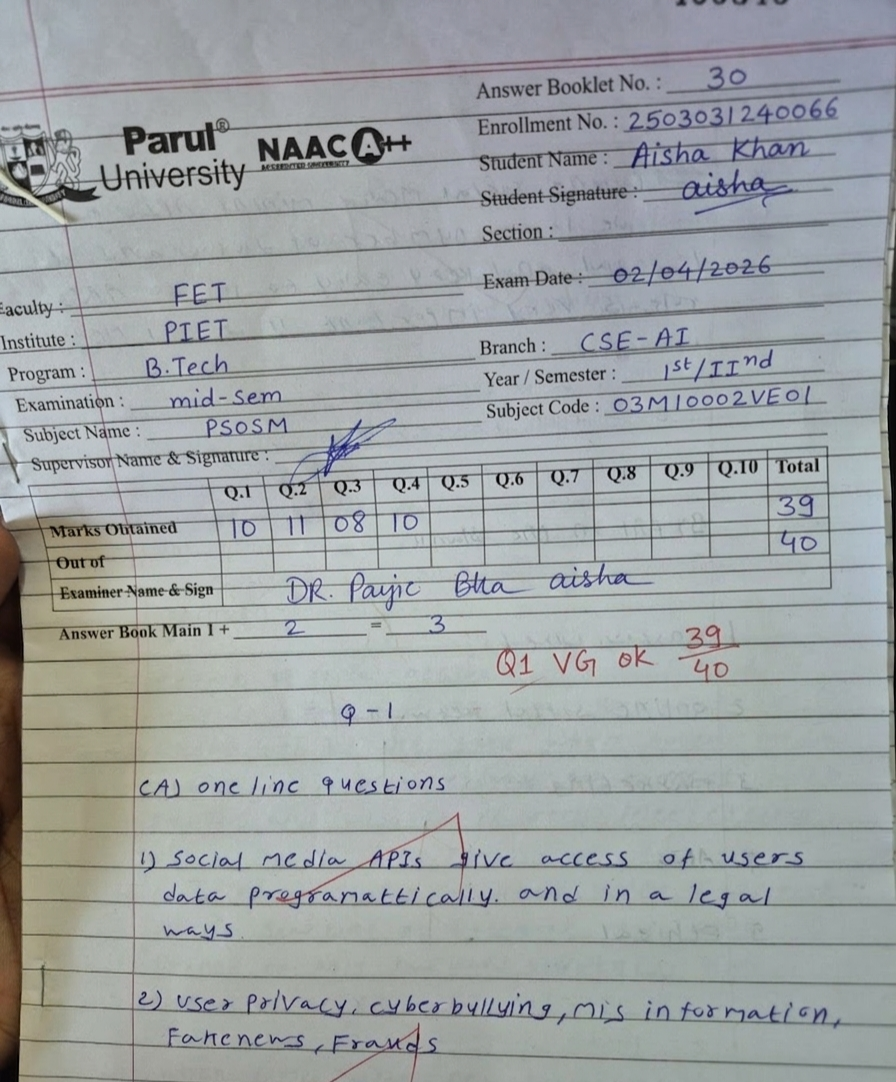
#> input picture Testing2.jpeg, 896 x 1082 px
$ python -i duplicate_detection_code.py   (imports and definitions only)
#> lines starting #> are read from the running program, lines starting #| are printed output that depends on the picture; after the words box and inside, x2 and y2 are one past the last pixel; in counts of white or black regions, pixels touching at a corner belong together
#> further down, picture is the input picture: shape (1082, 896, 3); mean B, G, R 162.8, 161.8, 157
import cv2
import numpy as np
from skimage.metrics import structural_similarity as ssim


def detect_duplicate(image):

    # -------- SAFETY --------
    if image is None:
        return []

    img = image.copy()
    gray = cv2.cvtColor(img, cv2.COLOR_BGR2GRAY)
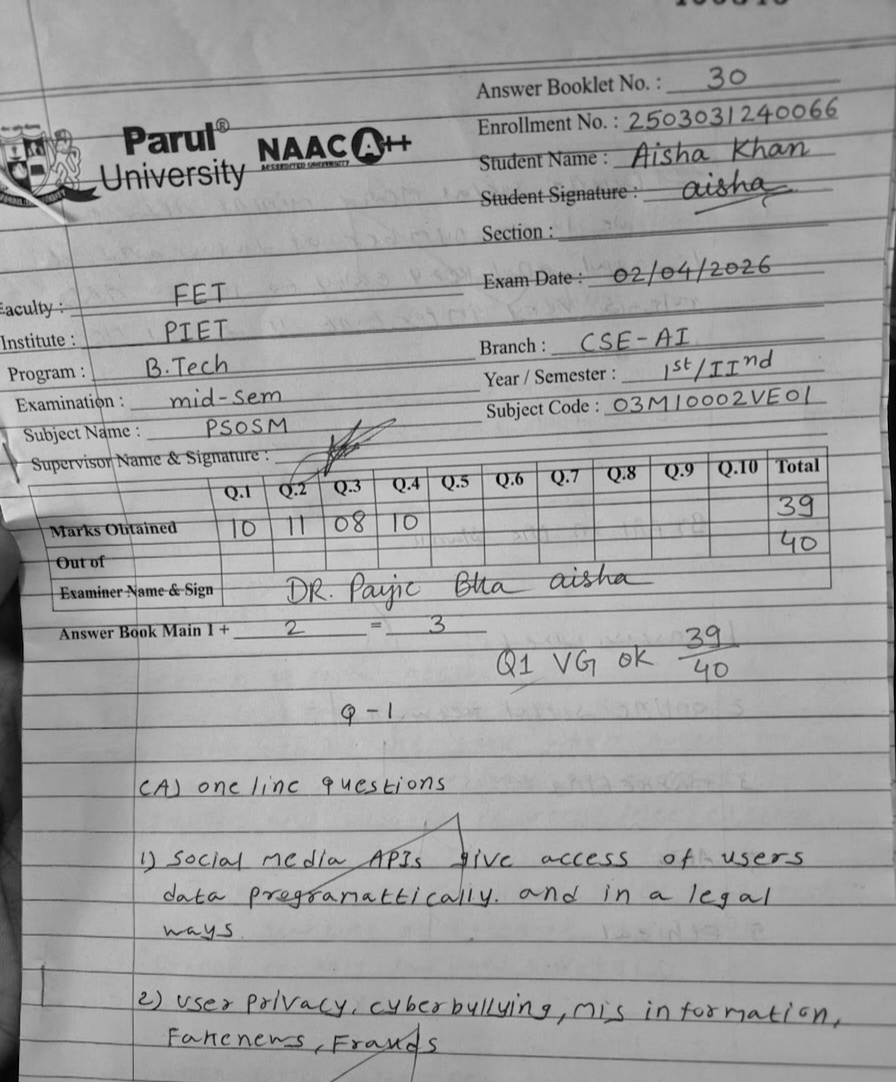
#> gray: shape (1082, 896); min 0, max 225, mean 160.5

    # -------- STEP 1: Threshold --------
    _, thresh = cv2.threshold(gray, 180, 255, cv2.THRESH_BINARY_INV)
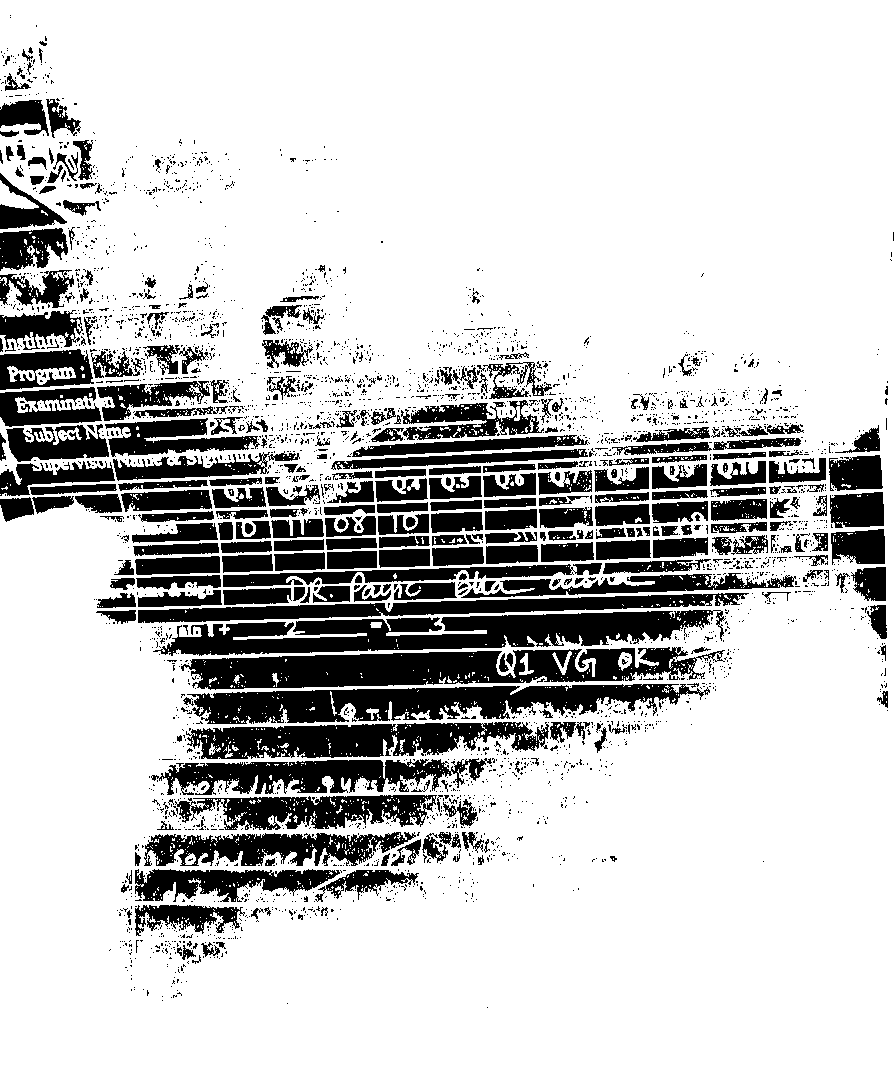
#> thresh: shape (1082, 896); 78.8% white; 3304 black regions (2948 under 20 px), largest, box (x1, y1, x2, y2) and area: (153, 610, 726, 656) 14365, (181, 647, 725, 690) 13695, (187, 684, 710, 724) 11941

    # -------- STEP 2: Thicken text --------
    kernel = np.ones((3, 3), np.uint8)
    thresh = cv2.dilate(thresh, kernel, iterations=2)
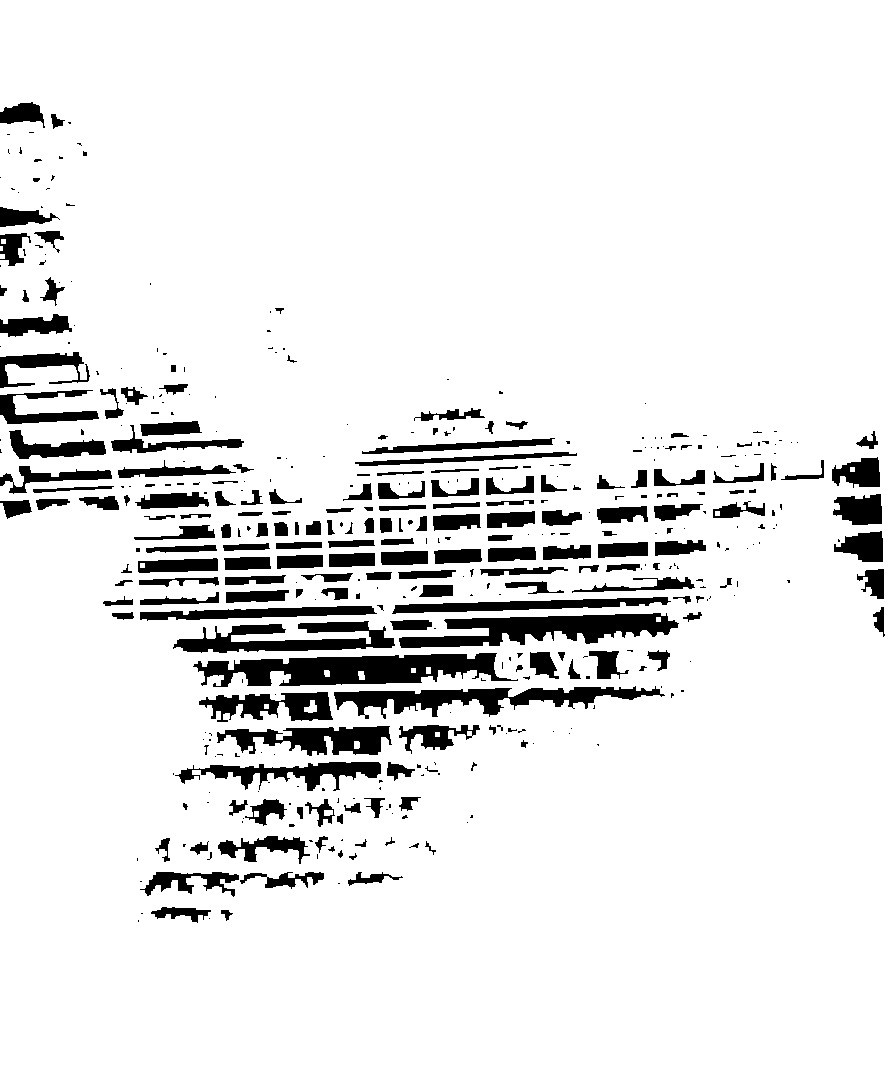
#> thresh: shape (1082, 896); 91% white; 426 black regions (235 under 20 px)

    # -------- STEP 3: Find contours --------
    contours, _ = cv2.findContours(thresh, cv2.RETR_TREE, cv2.CHAIN_APPROX_SIMPLE)
#> contours = 458 contours, 227 with area under 20; largest, box (x1, y1, x2, y2) and area: (0, 0, 896, 1082) 960524, (192, 652, 519, 688) 7216, (398, 612, 680, 649) 5592, (333, 685, 666, 720) 4916, (172, 620, 396, 654) 4056

    # -------- FILTER REGIONS --------
    regions = []
    for cnt in contours:
        x, y, w, h = cv2.boundingRect(cnt)

        if 30 < w < 500 and 10 < h < 150:
            regions.append((x, y, w, h))
#> this loop made 458 passes
#> (x, y, w, h) on passes 4, 5, 7: (0, 0, 896, 1082), (137, 919, 3, 4), (140, 912, 4, 3)
#> after the loop, regions = 72 items, first 6: (150, 906, 62, 18), (347, 871, 57, 16), (264, 871, 61, 19), (139, 871, 101, 27), (217, 835, 94, 30), (304, 798, 32, 30)

    # Sort regions (top to bottom)
    regions = sorted(regions, key=lambda r: (r[1], r[0]))
#> regions = 72 items, first 6: (33, 230, 32, 19), (158, 383, 31, 13), (414, 407, 72, 15), (139, 420, 64, 17), (110, 424, 135, 30), (8, 429, 99, 31)

    detections = []

    # -------- STEP 4: Compare regions --------
    for i in range(len(regions)):
        x1, y1, w1, h1 = regions[i]
        roi1 = gray[y1:y1+h1, x1:x1+w1]

        for j in range(i + 1, len(regions)):
            x2, y2, w2, h2 = regions[j]
            roi2 = gray[y2:y2+h2, x2:x2+w2]

            # Skip very different sizes
            if abs(w1 - w2) > 10 or abs(h1 - h2) > 5:
                continue

            # Resize for comparison
            roi1_resized = cv2.resize(roi1, (80, 40))
            roi2_resized = cv2.resize(roi2, (80, 40))

            # SSIM comparison
            score, _ = ssim(roi1_resized, roi2_resized, full=True, win_size=7)

            # Duplicate detected
            if score > 0.88:
             detections.append({
                 "bbox": [x1, y1, w1, h1],
                "features": {"duplicate": True}
         })
             detections.append({
                 "bbox": [x2, y2, w2, h2],
                    "features": {"duplicate": True}
        })
             break
#> this loop made 72 passes
#> (x1, y1, w1, h1) on passes 1 to 12: (33, 230, 32, 19), (158, 383, 31, 13), (414, 407, 72, 15), (139, 420, 64, 17), (110, 424, 135, 30), (8, 429, 99, 31), (361, 437, 195, 18), (354, 451, 224, 16), (831, 456, 50, 33), (117, 459, 120, 20), (780, 459, 45, 22), (712, 462, 53, 22)
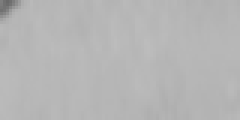
#> roi1_resized: shape (40, 80) (shown 3 times larger); min 105, max 188, mean 181.6
#> after the loop, detections = 60 items

    return detections

>>> import cv2
>>> picture = cv2.imread('Testing2.jpeg')
>>> result = detect_duplicate(picture)
#> result = 60 items
